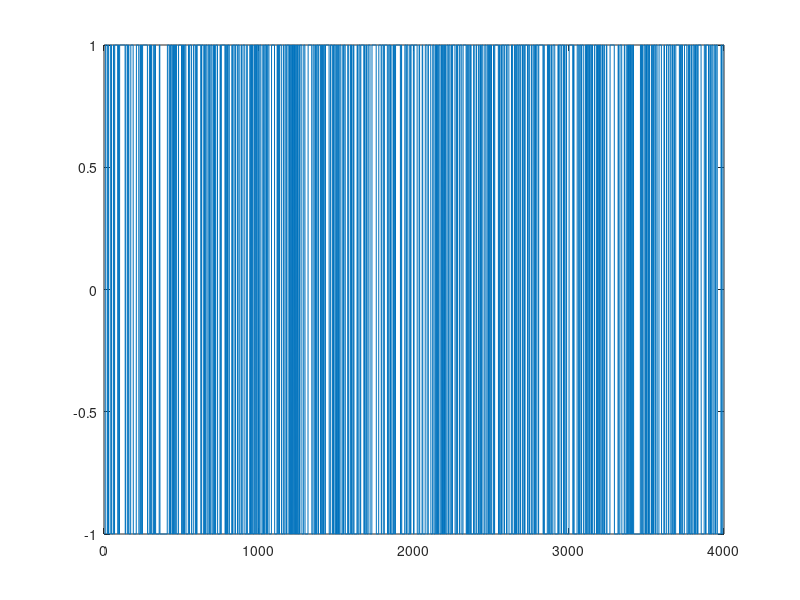
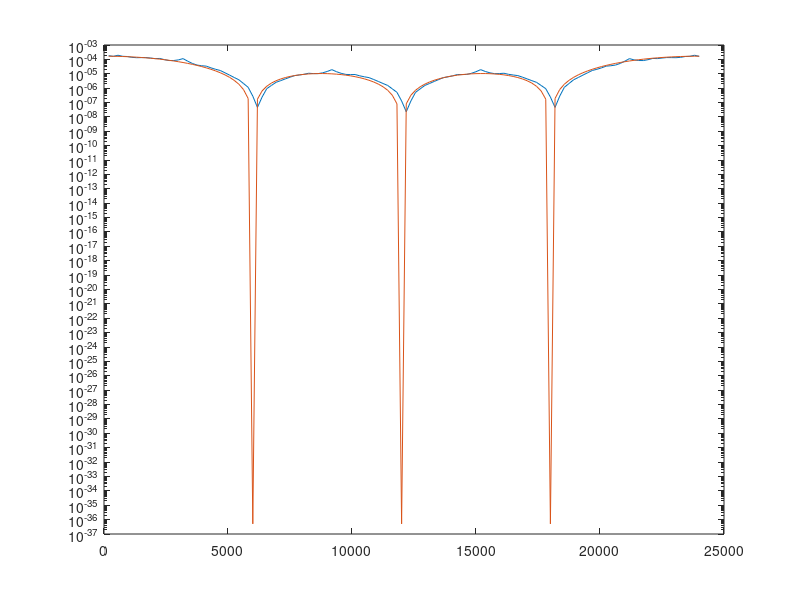
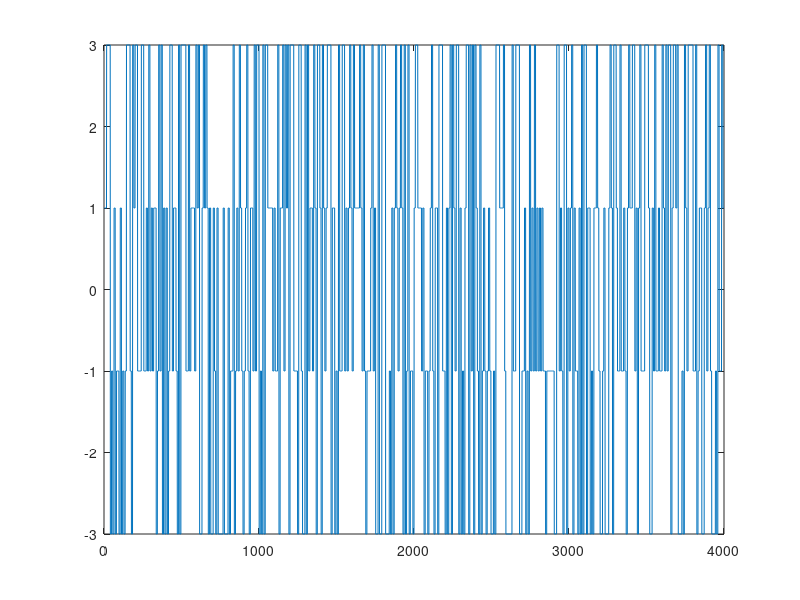
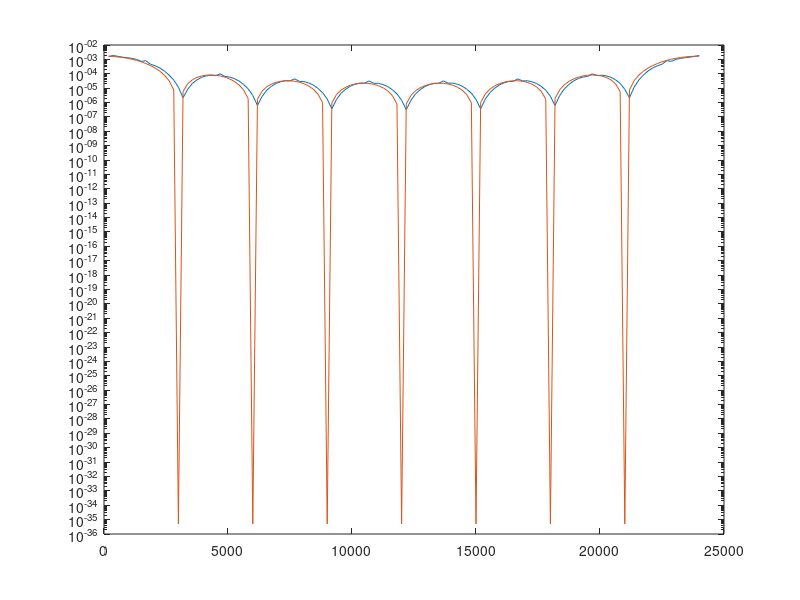

MATLAB code to generate these figures, in order: (Note: this script raises an error after producing the figures.)
Fe = 24000;
Rb = 6000;
Tb = 1/Rb;
Nb = 1000;

bits = randi([0,1],1,Nb);  % Génération de Nb bits

%% Modulateur 1

Ts1 = Tb;
Ns1 = Fe*Ts1;
x1 = bits*2 - 1;
h1 = ones(1,Ns1);
somme1 = kron(x1,[1 zeros(1,Ns1-1)]);

NRZ1 = filter(h1,1,somme1);
figure(1);
plot(NRZ1);

dsp1 = pwelch(NRZ1,[],[],[],Fe,'twosided');


% Calcul de la DSP théorique

figure(2);
Frequences1 = Fe/length(dsp1)*(1:length(dsp1));
semilogy(Frequences1, dsp1, Frequences1, (Ts1*(sinc(Frequences1*Ts1).^2) + Ts1*(sinc((Frequences1-Fe)*Ts1).^2)));


%% Modulateur 2

Ts2 = Tb*2;
Ns2 = Fe*Ts2;
x2 = 2*bi2de(reshape(bits,Nb/2,2))' - 3;

h2 = ones(1,Ns2);
somme2 = kron(x2,[1 zeros(1,Ns2-1)]);

NRZ2 = filter(h2,1,somme2);
figure(3);
plot(NRZ2);

dsp2 = pwelch(NRZ2,[],[],[],Fe,'twosided');

% Calcul de la DSP théorique (écart-type = 5)

figure(4);
Frequences2 = Fe/length(dsp2)*(1:length(dsp2));
semilogy(Frequences2, dsp2, Frequences2, 5*(Ts2*(sinc(Frequences2*Ts2).^2) + Ts2*(sinc((Frequences2-Fe)*Ts2).^2)));


%% Modulateur 3

Ts3 = Tb;
Ns3 = Fe*Ts3;
x3 = bits*2 - 1;
h3 = [-ones(1, Ns3/2) ones(1,Ns3/2)];

somme3 = kron(x3,[1 zeros(1,Ns3-1)]);

NRZ3 = filter(h3,1,somme3);
figure(5);
plot(NRZ3);

dsp3 = pwelch(NRZ3,[],[],[],Fe,'twosided');


% Calcul de la DSP théorique

figure(6);
Frequences3 = Fe/length(dsp3)*(1:length(dsp3));
dsp3th = Ts3*(sin(pi*Frequences3*Ts3/2).^4)./(pi*Frequences3*Ts3/2).^2;
DSP3 = dsp3th + flip(dsp3th);
semilogy(Frequences3, dsp3, Frequences3, DSP3);



%% Modulateur 4

Ts4 = Tb;
Ns4 = Fe*Ts4;
alpha = 0.5;
x4 = bits*2 - 1;
h4 = rcosdesign(alpha,8,Ns4);

somme4 = kron(x4,[1 zeros(1,Ns4-1)]);

NRZ4 = filter(h4,1,somme4);
figure(7);
plot(NRZ4);

dsp4 = pwelch(NRZ4,[],[],[],Fe,'twosided');


% sigma_a = 1 car symboles binaires à moyenne nulle

Frequences4 = Fe/length(dsp4)*(1:length(dsp4));

n1 = length(dsp4)*(1-alpha)/(2*Ts4*Fe);     % on passe par les indices où f = (1-alpha)/(2*Ts4*Fe) et
n2 = length(dsp4)*(1+alpha)/(2*Ts4*Fe);     % f = (1+alpha)/(2*Ts4*Fe)

dsp4_th = zeros(length(Frequences4));

dsp4_th(1:n1) = 1;
dsp4_th(n1:n2) = 1/2*(1+cos((pi*Ts4/alpha)*(Frequences4(n1:n2) - (1-alpha)/(2*Ts4))));

figure(8);
semilogy(Frequences4, dsp4/mean(dsp4(1:n1)), Frequences4, dsp4_th + flip(dsp4_th));



%% Afficher toutes les DSP pour les comparer

figure(9);
semilogy(Frequences1, dsp1/max(dsp1), Frequences2, dsp2/max(dsp2), Frequences3, dsp3/max(dsp3), Frequences4, dsp4/max(dsp4));



%% Réponses aux questions :


% 1) Quel est le classement des modulateurs bande de base étudiés par ordre d’efficacité spectrale croissante ?
% La courbe du modulateur 3 (en jaune) est celle où la largeur de la bande 
% est la plus grande, c'est donc le modulateur 3 qui est le moins efficace.
% Ensuite, il s'agit de la courbe bleue correspondant au modulateur 1
% (toujours sur le même critère de la largeur de la bande).
% Puis c'est la courbe du modulateur 2 (en orange), sa bande étant moins
% large que celle du modulateur 1.
% Enfin, la bande de la courbe du modulateur 4 (en violet) est la moins
% large, c'est donc le modulateur dont l'efficacité est la plus grande.



% 2) Quels sont les éléments d’un modulateur bande de base qui agissent sur l’efficacité spectrale obtenue pour la transmission et de quelle manière ?
% Pour agir sur l'efficacité il faut agir sur la largeur de la bande => il
% faut diminuer la puissance et la largeur de la bande pour améliorer
% l'efficacité.

